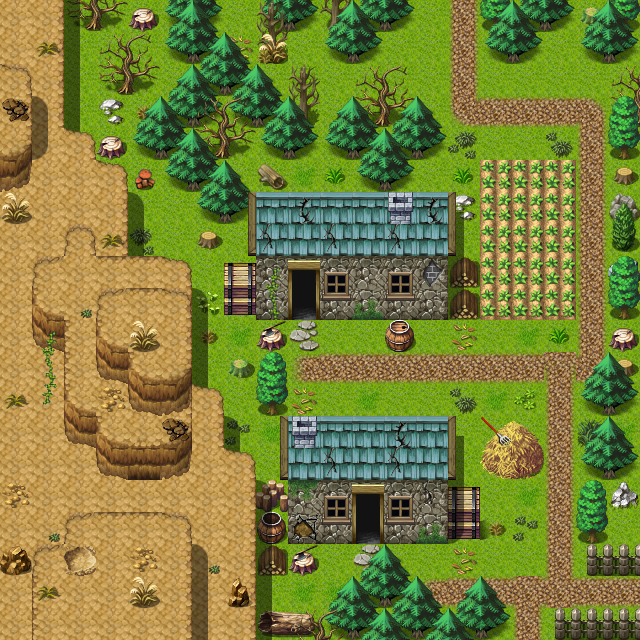

A 2D game scene composited from a Tiled map and its tileset images. What follows is a short description and the map's XML, with each tile layer's data collapsed to a summary:
An orthogonal 20x20 tile map with 32x32 px tiles, 3 tile layers (Ground, Objects, Above), 1 hidden layer not drawn, 60 tilesets and 6 objects (5x mapchange, spawn).

<map version="1.4" tiledversion="1.4.1" orientation="orthogonal" renderorder="right-down" width="20" height="20" tilewidth="32" tileheight="32" infinite="0" nextlayerid="8" nextobjectid="7">
 <properties>
  <property name="outdoors" value="1" />
 </properties>
 <tileset firstgid="1" name="map_bed_1" tilewidth="32" tileheight="32" tilecount="128" columns="16">
  <image source="../drawable/map_bed_1.png" width="512" height="256" />
 </tileset>
 <tileset firstgid="129" name="map_border_1" tilewidth="32" tileheight="32" tilecount="128" columns="16">
  <image source="../drawable/map_border_1.png" width="512" height="256" />
 </tileset>
 <tileset firstgid="257" name="map_bridge_1" tilewidth="32" tileheight="32" tilecount="128" columns="16">
  <image source="../drawable/map_bridge_1.png" width="512" height="256" />
 </tileset>
 <tileset firstgid="385" name="map_bridge_2" tilewidth="32" tileheight="32" tilecount="128" columns="16">
  <image source="../drawable/map_bridge_2.png" width="512" height="256" />
 </tileset>
 <tileset firstgid="513" name="map_broken_1" tilewidth="32" tileheight="32" tilecount="128" columns="16">
  <image source="../drawable/map_broken_1.png" width="512" height="256" />
 </tileset>
 <tileset firstgid="641" name="map_cavewall_1" tilewidth="32" tileheight="32" tilecount="108" columns="18">
  <image source="../drawable/map_cavewall_1.png" width="576" height="192" />
 </tileset>
 <tileset firstgid="749" name="map_cavewall_2" tilewidth="32" tileheight="32" tilecount="108" columns="18">
  <image source="../drawable/map_cavewall_2.png" width="576" height="192" />
 </tileset>
 <tileset firstgid="857" name="map_cavewall_3" tilewidth="32" tileheight="32" tilecount="108" columns="18">
  <image source="../drawable/map_cavewall_3.png" width="576" height="192" />
 </tileset>
 <tileset firstgid="965" name="map_cavewall_4" tilewidth="32" tileheight="32" tilecount="108" columns="18">
  <image source="../drawable/map_cavewall_4.png" width="576" height="192" />
 </tileset>
 <tileset firstgid="1073" name="map_chair_table_1" tilewidth="32" tileheight="32" tilecount="128" columns="16">
  <image source="../drawable/map_chair_table_1.png" width="512" height="256" />
 </tileset>
 <tileset firstgid="1201" name="map_chair_table_2" tilewidth="32" tileheight="32" tilecount="128" columns="16">
  <image source="../drawable/map_chair_table_2.png" width="512" height="256" />
 </tileset>
 <tileset firstgid="1329" name="map_crate_1" tilewidth="32" tileheight="32" tilecount="128" columns="16">
  <image source="../drawable/map_crate_1.png" width="512" height="256" />
 </tileset>
 <tileset firstgid="1457" name="map_cupboard_1" tilewidth="32" tileheight="32" tilecount="128" columns="16">
  <image source="../drawable/map_cupboard_1.png" width="512" height="256" />
 </tileset>
 <tileset firstgid="1585" name="map_curtain_1" tilewidth="32" tileheight="32" tilecount="128" columns="16">
  <image source="../drawable/map_curtain_1.png" width="512" height="256" />
 </tileset>
 <tileset firstgid="1713" name="map_entrance_1" tilewidth="32" tileheight="32" tilecount="128" columns="16">
  <image source="../drawable/map_entrance_1.png" width="512" height="256" />
 </tileset>
 <tileset firstgid="1841" name="map_entrance_2" tilewidth="32" tileheight="32" tilecount="128" columns="16">
  <image source="../drawable/map_entrance_2.png" width="512" height="256" />
 </tileset>
 <tileset firstgid="1969" name="map_fence_1" tilewidth="32" tileheight="32" tilecount="128" columns="16">
  <image source="../drawable/map_fence_1.png" width="512" height="256" />
 </tileset>
 <tileset firstgid="2097" name="map_fence_2" tilewidth="32" tileheight="32" tilecount="128" columns="16">
  <image source="../drawable/map_fence_2.png" width="512" height="256" />
 </tileset>
 <tileset firstgid="2225" name="map_fence_3" tilewidth="32" tileheight="32" tilecount="128" columns="16">
  <image source="../drawable/map_fence_3.png" width="512" height="256" />
 </tileset>
 <tileset firstgid="2353" name="map_fence_4" tilewidth="32" tileheight="32" tilecount="128" columns="16">
  <image source="../drawable/map_fence_4.png" width="512" height="256" />
 </tileset>
 <tileset firstgid="2481" name="map_ground_1" tilewidth="32" tileheight="32" tilecount="128" columns="16">
  <image source="../drawable/map_ground_1.png" width="512" height="256" />
 </tileset>
 <tileset firstgid="2609" name="map_ground_2" tilewidth="32" tileheight="32" tilecount="128" columns="16">
  <image source="../drawable/map_ground_2.png" width="512" height="256" />
 </tileset>
 <tileset firstgid="2737" name="map_ground_3" tilewidth="32" tileheight="32" tilecount="128" columns="16">
  <image source="../drawable/map_ground_3.png" width="512" height="256" />
 </tileset>
 <tileset firstgid="2865" name="map_ground_4" tilewidth="32" tileheight="32" tilecount="128" columns="16">
  <image source="../drawable/map_ground_4.png" width="512" height="256" />
 </tileset>
 <tileset firstgid="2993" name="map_ground_5" tilewidth="32" tileheight="32" tilecount="128" columns="16">
  <image source="../drawable/map_ground_5.png" width="512" height="256" />
 </tileset>
 <tileset firstgid="3121" name="map_ground_6" tilewidth="32" tileheight="32" tilecount="128" columns="16">
  <image source="../drawable/map_ground_6.png" width="512" height="256" />
 </tileset>
 <tileset firstgid="3249" name="map_ground_7" tilewidth="32" tileheight="32" tilecount="128" columns="16">
  <image source="../drawable/map_ground_7.png" width="512" height="256" />
 </tileset>
 <tileset firstgid="3377" name="map_ground_8" tilewidth="32" tileheight="32" tilecount="128" columns="16">
  <image source="../drawable/map_ground_8.png" width="512" height="256" />
 </tileset>
 <tileset firstgid="3505" name="map_house_1" tilewidth="32" tileheight="32" tilecount="128" columns="16">
  <image source="../drawable/map_house_1.png" width="512" height="256" />
 </tileset>
 <tileset firstgid="3633" name="map_house_2" tilewidth="32" tileheight="32" tilecount="128" columns="16">
  <image source="../drawable/map_house_2.png" width="512" height="256" />
 </tileset>
 <tileset firstgid="3761" name="map_indoor_1" tilewidth="32" tileheight="32" tilecount="128" columns="16">
  <image source="../drawable/map_indoor_1.png" width="512" height="256" />
 </tileset>
 <tileset firstgid="3889" name="map_indoor_2" tilewidth="32" tileheight="32" tilecount="128" columns="16">
  <image source="../drawable/map_indoor_2.png" width="512" height="256" />
 </tileset>
 <tileset firstgid="4017" name="map_kitchen_1" tilewidth="32" tileheight="32" tilecount="128" columns="16">
  <image source="../drawable/map_kitchen_1.png" width="512" height="256" />
 </tileset>
 <tileset firstgid="4145" name="map_outdoor_1" tilewidth="32" tileheight="32" tilecount="128" columns="16">
  <image source="../drawable/map_outdoor_1.png" width="512" height="256" />
 </tileset>
 <tileset firstgid="4273" name="map_pillar_1" tilewidth="32" tileheight="32" tilecount="128" columns="16">
  <image source="../drawable/map_pillar_1.png" width="512" height="256" />
 </tileset>
 <tileset firstgid="4401" name="map_pillar_2" tilewidth="32" tileheight="32" tilecount="128" columns="16">
  <image source="../drawable/map_pillar_2.png" width="512" height="256" />
 </tileset>
 <tileset firstgid="4529" name="map_plant_1" tilewidth="32" tileheight="32" tilecount="128" columns="16">
  <image source="../drawable/map_plant_1.png" width="512" height="256" />
 </tileset>
 <tileset firstgid="4657" name="map_plant_2" tilewidth="32" tileheight="32" tilecount="128" columns="16">
  <image source="../drawable/map_plant_2.png" width="512" height="256" />
 </tileset>
 <tileset firstgid="4785" name="map_rock_1" tilewidth="32" tileheight="32" tilecount="128" columns="16">
  <image source="../drawable/map_rock_1.png" width="512" height="256" />
 </tileset>
 <tileset firstgid="4913" name="map_rock_2" tilewidth="32" tileheight="32" tilecount="128" columns="16">
  <image source="../drawable/map_rock_2.png" width="512" height="256" />
 </tileset>
 <tileset firstgid="5041" name="map_roof_1" tilewidth="32" tileheight="32" tilecount="128" columns="16">
  <image source="../drawable/map_roof_1.png" width="512" height="256" />
 </tileset>
 <tileset firstgid="5169" name="map_roof_2" tilewidth="32" tileheight="32" tilecount="128" columns="16">
  <image source="../drawable/map_roof_2.png" width="512" height="256" />
 </tileset>
 <tileset firstgid="5297" name="map_roof_3" tilewidth="32" tileheight="32" tilecount="128" columns="16">
  <image source="../drawable/map_roof_3.png" width="512" height="256" />
 </tileset>
 <tileset firstgid="5425" name="map_shop_1" tilewidth="32" tileheight="32" tilecount="128" columns="16">
  <image source="../drawable/map_shop_1.png" width="512" height="256" />
 </tileset>
 <tileset firstgid="5553" name="map_sign_ladder_1" tilewidth="32" tileheight="32" tilecount="128" columns="16">
  <image source="../drawable/map_sign_ladder_1.png" width="512" height="256" />
 </tileset>
 <tileset firstgid="5681" name="map_table_1" tilewidth="32" tileheight="32" tilecount="128" columns="16">
  <image source="../drawable/map_table_1.png" width="512" height="256" />
 </tileset>
 <tileset firstgid="5809" name="map_trail_1" tilewidth="32" tileheight="32" tilecount="128" columns="16">
  <image source="../drawable/map_trail_1.png" width="512" height="256" />
 </tileset>
 <tileset firstgid="5937" name="map_transition_1" tilewidth="32" tileheight="32" tilecount="128" columns="16">
  <image source="../drawable/map_transition_1.png" width="512" height="256" />
 </tileset>
 <tileset firstgid="6065" name="map_transition_2" tilewidth="32" tileheight="32" tilecount="128" columns="16">
  <image source="../drawable/map_transition_2.png" width="512" height="256" />
 </tileset>
 <tileset firstgid="6193" name="map_transition_3" tilewidth="32" tileheight="32" tilecount="128" columns="16">
  <image source="../drawable/map_transition_3.png" width="512" height="256" />
 </tileset>
 <tileset firstgid="6321" name="map_transition_4" tilewidth="32" tileheight="32" tilecount="128" columns="16">
  <image source="../drawable/map_transition_4.png" width="512" height="256" />
 </tileset>
 <tileset firstgid="6449" name="map_transition_5" tilewidth="32" tileheight="32" tilecount="128" columns="16">
  <image source="../drawable/map_transition_5.png" width="512" height="256" />
 </tileset>
 <tileset firstgid="6577" name="map_tree_1" tilewidth="32" tileheight="32" tilecount="128" columns="16">
  <image source="../drawable/map_tree_1.png" width="512" height="256" />
 </tileset>
 <tileset firstgid="6705" name="map_tree_2" tilewidth="32" tileheight="32" tilecount="128" columns="16">
  <image source="../drawable/map_tree_2.png" width="512" height="256" />
 </tileset>
 <tileset firstgid="6833" name="map_wall_1" tilewidth="32" tileheight="32" tilecount="128" columns="16">
  <image source="../drawable/map_wall_1.png" width="512" height="256" />
 </tileset>
 <tileset firstgid="6961" name="map_wall_2" tilewidth="32" tileheight="32" tilecount="120" columns="15">
  <image source="../drawable/map_wall_2.png" width="480" height="256" />
 </tileset>
 <tileset firstgid="7081" name="map_wall_3" tilewidth="32" tileheight="32" tilecount="120" columns="15">
  <image source="../drawable/map_wall_3.png" width="480" height="256" />
 </tileset>
 <tileset firstgid="7201" name="map_wall_4" tilewidth="32" tileheight="32" tilecount="120" columns="15">
  <image source="../drawable/map_wall_4.png" width="480" height="256" />
 </tileset>
 <tileset firstgid="7321" name="map_window_1" tilewidth="32" tileheight="32" tilecount="128" columns="16">
  <image source="../drawable/map_window_1.png" width="512" height="256" />
 </tileset>
 <tileset firstgid="7449" name="map_window_2" tilewidth="32" tileheight="32" tilecount="128" columns="16">
  <image source="../drawable/map_window_2.png" width="512" height="256" />
 </tileset>
 <layer id="1" name="Ground" width="20" height="20">
  <data>[400 cells, 400 non-empty, 19 distinct tile ids]</data>
 </layer>
 <layer id="2" name="Objects" width="20" height="20">
  <data>[400 cells, 252 non-empty, 72 distinct tile ids]</data>
 </layer>
 <layer id="3" name="Above" width="20" height="20">
  <data>[400 cells, 129 non-empty, 31 distinct tile ids]</data>
 </layer>
 <layer id="4" name="Walkable" width="20" height="20" visible="0">
  <data>[400 cells, 265 non-empty, 1 distinct tile ids]</data>
 </layer>
 <objectgroup id="5" name="Mapevents">
  <object id="1" name="north" type="mapchange" x="416" y="0" width="64" height="32">
   <properties>
    <property name="map" value="wild21" />
    <property name="place" value="south" />
   </properties>
  </object>
  <object id="2" name="farmhouse3" type="mapchange" x="288" y="288" width="32" height="32">
   <properties>
    <property name="map" value="stoutford_farmhouse3" />
    <property name="place" value="entrance" />
   </properties>
  </object>
  <object id="3" name="cottage2" type="mapchange" x="352" y="512" width="32" height="32">
   <properties>
    <property name="map" value="stoutford_cottage2" />
    <property name="place" value="entrance" />
   </properties>
  </object>
  <object id="4" name="east" type="mapchange" x="608" y="576" width="32" height="32">
   <properties>
    <property name="map" value="stoutford_gate" />
    <property name="place" value="west" />
   </properties>
  </object>
  <object id="5" name="south" type="mapchange" x="512" y="608" width="32" height="32">
   <properties>
    <property name="map" value="stoutford_sw" />
    <property name="place" value="north" />
   </properties>
  </object>
 </objectgroup>
 <objectgroup id="6" name="Spawn">
  <object id="6" name="stouford_farmer2" type="spawn" x="416" y="160" width="160" height="256">
   <properties>
    <property name="spawngroup" value="stouford_farmer2" />
   </properties>
  </object>
 </objectgroup>
 <objectgroup id="7" name="Keys" />
</map>
